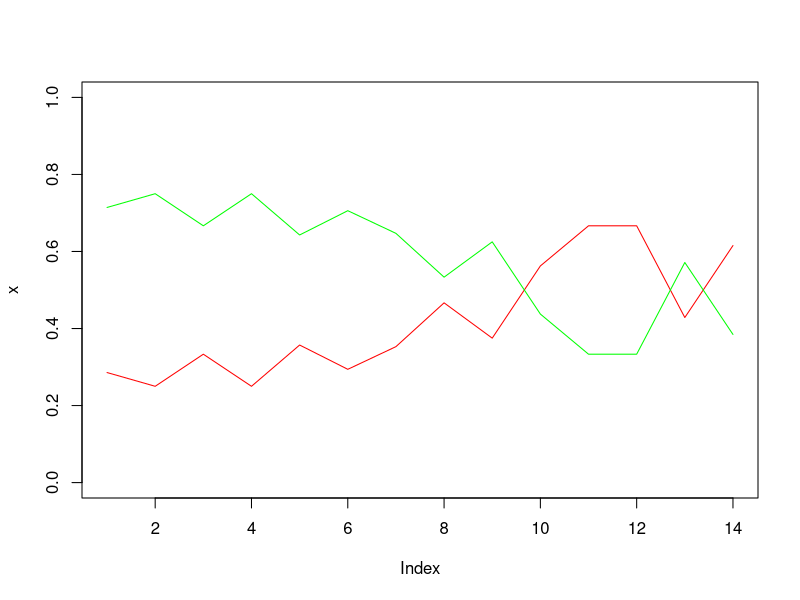

This figure's R source:
data <- read.csv("Mens-Volleyball-PlusLiga-2008-2023.csv")

data2 <- cbind(data.frame(do.call('rbind', strsplit(as.character(data$Date),', ',fixed=TRUE))), data[,-1])
colnames(data2) <- c("Date", "Hour", colnames(data2)[3:length(colnames(data2))])
data2$Date <- as.Date(data2$Date, format="%d.%m.%Y")

season22_23 <- data2[data2$Date < "2023-08-01" & data2$Date > "2022-08-01",]

season21_22 <- data2[data2$Date < "2022-08-01" & data2$Date > "2021-08-01",]

season20_21 <- data2[data2$Date < "2021-08-01" & data2$Date > "2020-08-01",]

#season19_20 <- data2[data2$Date < "2020-08-01" & data2$Date > "2019-08-01",]

season18_19 <- data2[data2$Date < "2019-08-01" & data2$Date > "2018-08-01",]

season17_18 <- data2[data2$Date < "2018-08-01" & data2$Date > "2017-08-01",]

season16_17 <- data2[data2$Date < "2017-08-01" & data2$Date > "2016-08-01",]

season15_16 <- data2[data2$Date < "2016-08-01" & data2$Date > "2015-08-01",]

season14_15 <- data2[data2$Date < "2015-08-01" & data2$Date > "2014-08-01",]

season13_14 <- data2[data2$Date < "2014-08-01" & data2$Date > "2013-08-01",]

season12_13 <- data2[data2$Date < "2013-08-01" & data2$Date > "2012-08-01",]

season11_12 <- data2[data2$Date < "2012-08-01" & data2$Date > "2011-08-01",]

season10_11 <- data2[data2$Date < "2011-08-01" & data2$Date > "2010-08-01",]

season09_10 <- data2[data2$Date < "2010-08-01" & data2$Date > "2009-08-01",]

season08_09 <- data2[data2$Date < "2009-08-01" & data2$Date > "2008-08-01",]

seasons <- list(season08_09, season09_10, season10_11, season11_12,
                season12_13, season13_14, season14_15, season15_16,
                season16_17, season17_18, season18_19,
                season20_21, season21_22, season22_23)


teams <- unique(data2$Team_1)

#Wybierzmy drużynę i
i <- 16

team_matches_home <- list()
team_matches_away <- list()
for (j in 1:14){
  team_matches_home[[j]] <- seasons[[j]][seasons[[j]]$Team_1 == teams[i],]
  team_matches_away[[j]] <- seasons[[j]][seasons[[j]]$Team_2 == teams[i],]
}

wins_home <- c()
loses_home <- c()
for (j in 1:14){
  wins_home[j] <- sum(team_matches_home[[j]]$Winner)
  loses_home[j] <- nrow(team_matches_home[[j]]) - wins_home[j]
}

wins_away <- c()
loses_away <- c()
for (j in 1:14){
  loses_away[j] <- sum(team_matches_away[[j]]$Winner)
  wins_away[j] <- nrow(team_matches_away[[j]]) - loses_away[j]
}

x<-c()
y <-c()
for (j in 1:14){
  x <- c(x,(loses_away[j]/(0.0000001+nrow(team_matches_away[[j]]))))
  y <- c(y,(wins_away[j]/(0.0000001+nrow(team_matches_away[[j]]))))
}
plot(x, type='l', ylim=c(0,1), col='red')
lines(y, col='green')
